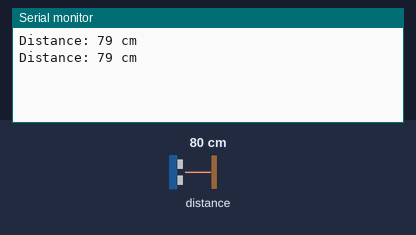
The sketch below on a simulated ESP8266 (NodeMCU). On the bench: the last lines printed to the serial monitor. Wiring (inferred from the names in the program): ultrasonic range finder: trigger D4; echo D3. The test bench sets the inputs (shaded band); at power-on: distance to the obstacle 80 cm. The echo pulse lasts 58.3 µs per cm.

Above: at 1.8 s.
1.9 s: distance to the obstacle set to 2 cm
At 2.5 s:
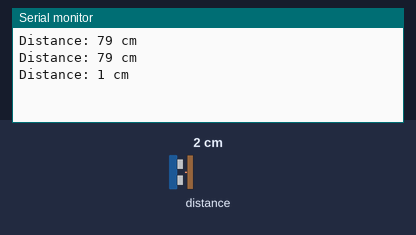
3.4 s: distance to the obstacle set to 4 cm
At 4.8 s:
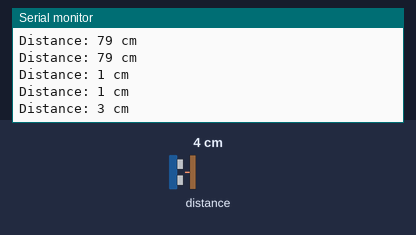
Timing chart, 0 to 6.4 s (numbered marks = the images above; inputs shaded):
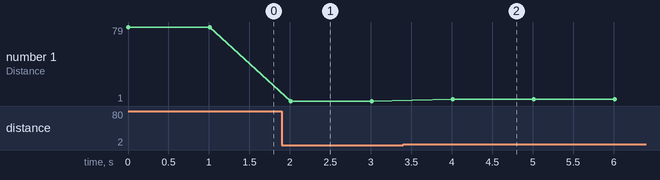

The sketch:

UltraSonic.ino
```cpp
/* Arduino example sketch to control a JSN-SR04T ultrasonic distance sensor with Arduino. No library needed. More info: https://www.makerguides.com */

// Define Trig and Echo pin:
#define TRIGGER D4
#define ECHO D3
void setup() {

  Serial.begin (115200);
  pinMode(TRIGGER, OUTPUT);
  pinMode(ECHO, INPUT);
  pinMode(BUILTIN_LED, OUTPUT);
}

void loop() {

  long duration, distance;
  digitalWrite(TRIGGER, LOW);
  delayMicroseconds(2);

  digitalWrite(TRIGGER, HIGH);
  delayMicroseconds(10);

  digitalWrite(TRIGGER, LOW);
  duration = pulseIn(ECHO, HIGH);
  distance= duration*0.034/2;

  Serial.print("Distance: ");
  Serial.print(distance);
  Serial.println(" cm");

  delay(1000);
}
```

Measured:
- after the input at 1.9 s, the serial monitor: prints a new line after 0.11 s (image 1)
- after the input at 3.4 s, the serial monitor: prints a new line after 0.61 s (image 2)
- plotted number 1: 79 → 1 after the input at 1.9 s, 1 → 3 after the input at 3.4 s
